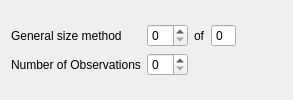
            <widget class="QWidget" name="tab_general">
             <attribute name="title">
              <string>General</string>
             </attribute>
             <layout class="QVBoxLayout" name="verticalLayout_16">
              <item>
               <layout class="QGridLayout" name="gridLayout_5">
                <item row="0" column="0">
                 <widget class="QLabel" name="labe_obs_gen_num">
                  <property name="text">
                   <string>General size method</string>
                  </property>
                 </widget>
                </item>
                <item row="2" column="0" colspan="5">
                 <layout class="QVBoxLayout" name="verticalLayout_gen_obs"/>
                </item>
                <item row="0" column="4">
                 <spacer name="horizontalSpacer_25">
                  <property name="orientation">
                   <enum>Qt::Horizontal</enum>
                  </property>
                  <property name="sizeHint" stdset="0">
                   <size>
                    <width>40</width>
                    <height>20</height>
                   </size>
                  </property>
                 </spacer>
                </item>
                <item row="0" column="2">
                 <widget class="QLabel" name="label_obs_gen_of">
                  <property name="text">
                   <string>of</string>
                  </property>
                 </widget>
                </item>
                <item row="1" column="0">
                 <widget class="QLabel" name="label_obs_gen_numObs">
                  <property name="text">
                   <string>Number of Observations</string>
                  </property>
                 </widget>
                </item>
                <item row="1" column="1">
                 <widget class="QSpinBox" name="spinBox_obs_gen_numObs"/>
                </item>
                <item row="0" column="3">
                 <widget class="QSpinBox" name="spinBox_obs_gen_num_total">
                  <property name="readOnly">
                   <bool>true</bool>
                  </property>
                  <property name="buttonSymbols">
                   <enum>QAbstractSpinBox::NoButtons</enum>
                  </property>
                 </widget>
                </item>
                <item row="0" column="1">
                 <widget class="QSpinBox" name="spinBox_obs_gen_num"/>
                </item>
               </layout>
              </item>
             </layout>
            </widget>
